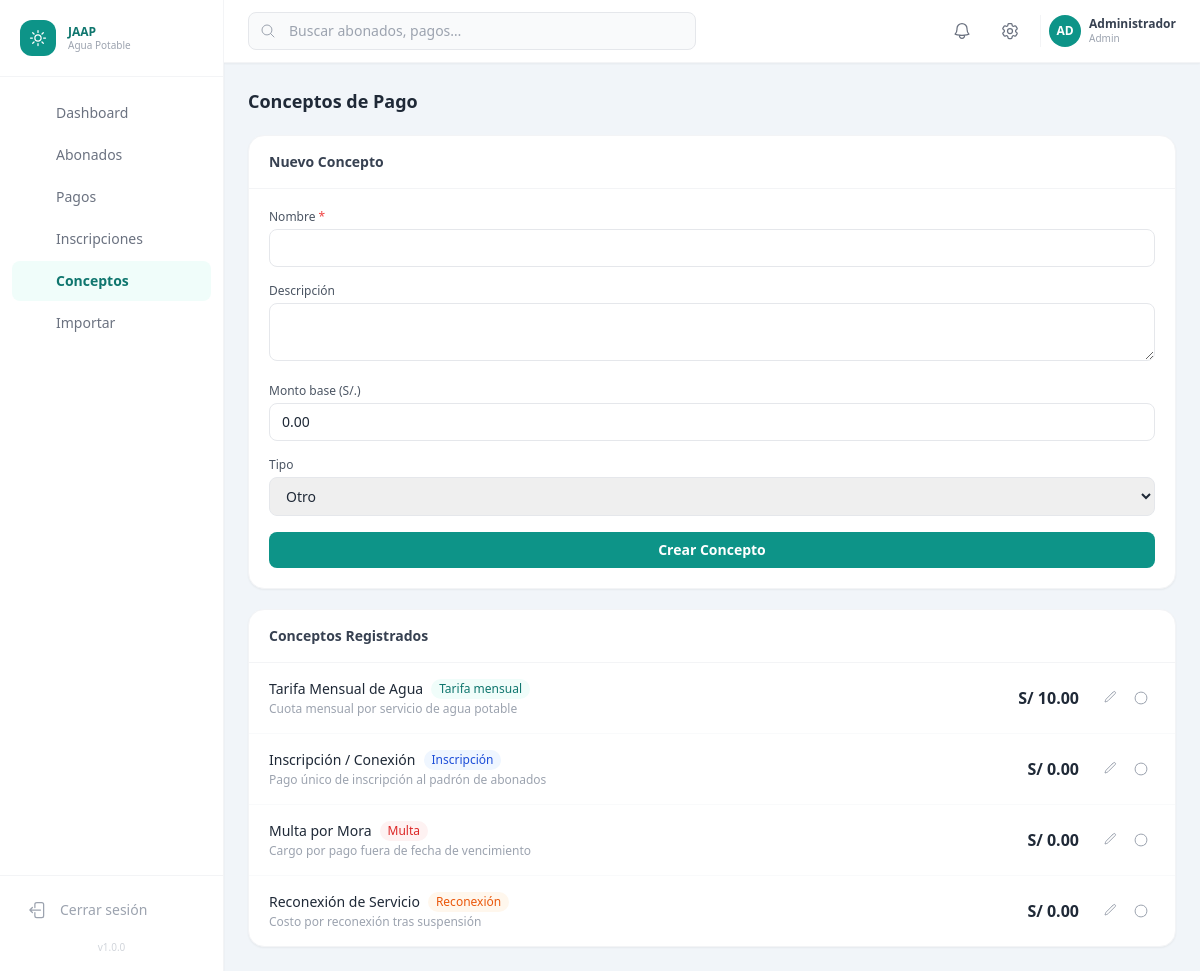
/conceptos/index.php (signed in), run on the app's committed database.
### tables this page shows
CREATE TABLE `conceptos` (
  `id`          INT UNSIGNED    NOT NULL AUTO_INCREMENT,
  `nombre`      VARCHAR(100)    NOT NULL,
  `descripcion` TEXT            NULL,
  `monto`       DECIMAL(10,2)   NOT NULL DEFAULT 0.00,
  `tipo`        ENUM('tarifa_mensual','inscripcion','multa','reconexion','otro') NOT NULL DEFAULT 'otro',
  `activo`      TINYINT(1)      NOT NULL DEFAULT 1,
  `created_at`  TIMESTAMP       NOT NULL DEFAULT CURRENT_TIMESTAMP,
  PRIMARY KEY (`id`)
);

### config/config.php (called while the page is built, shortened)
<?php
function e(string $s): string
{
    return htmlspecialchars($s, ENT_QUOTES | ENT_HTML5, 'UTF-8');
}

### conceptos/index.php (the view, shortened to what this page needs)
<?php
$pdo        = getDB();
$editData   = null;
$conceptos = $pdo->query("SELECT * FROM conceptos ORDER BY tipo, nombre")->fetchAll();
require_once __DIR__ . '/../includes/header.php';
require_once __DIR__ . '/../includes/sidebar.php';
?>
<div class="flex flex-col flex-1 overflow-hidden">
  <?php require_once __DIR__ . '/../includes/topbar.php'; ?>
  <main class="flex-1 overflow-y-auto p-6 space-y-5">
    <h1 class="text-lg font-bold text-gray-800">Conceptos de Pago</h1>
    <div class="grid grid-cols-1 xl:grid-cols-3 gap-5">
      <div class="bg-white rounded-2xl shadow-sm border border-gray-100 overflow-hidden">
        <div class="px-5 py-4 border-b border-gray-100">
          <h2 class="text-sm font-semibold text-gray-700"><?= $editData ? 'Editar Concepto' : 'Nuevo Concepto' ?></h2>
        </div>
        <div class="p-5">
          <form method="POST" action="" class="space-y-4">
            <div>
              <label class="block text-xs font-medium text-gray-600 mb-1">Nombre <span class="text-red-500">*</span></label>
              <input name="nombre" type="text" value="<?= e($editData['nombre'] ?? '') ?>" required
                     class="w-full px-3 py-2 text-sm border border-gray-200 rounded-lg focus:outline-none focus:ring-2 focus:ring-brand-300">
            </div>
            <div>
              <label class="block text-xs font-medium text-gray-600 mb-1">Descripción</label>
              <textarea name="descripcion" rows="2"
                        class="w-full px-3 py-2 text-sm border border-gray-200 rounded-lg focus:outline-none focus:ring-2 focus:ring-brand-300"><?= e($editData['descripcion'] ?? '') ?></textarea>
            </div>
            <div>
              <label class="block text-xs font-medium text-gray-600 mb-1">Monto base (S/.)</label>
              <input name="monto" type="number" step="0.01" min="0"
                     value="<?= number_format((float)($editData['monto'] ?? 0), 2) ?>"
                     class="w-full px-3 py-2 text-sm border border-gray-200 rounded-lg focus:outline-none focus:ring-2 focus:ring-brand-300">
            </div>
            <div>
              <label class="block text-xs font-medium text-gray-600 mb-1">Tipo</label>
              <select name="tipo"
                      class="w-full px-3 py-2 text-sm border border-gray-200 rounded-lg focus:outline-none focus:ring-2 focus:ring-brand-300">
                <?php foreach (['tarifa_mensual'=>'Tarifa Mensual','inscripcion'=>'Inscripción','multa'=>'Multa','reconexion'=>'Reconexión','otro'=>'Otro'] as $k=>$v): ?>
                  <option value="<?= e($k) ?>" <?= ($editData['tipo'] ?? 'otro') === $k ? 'selected' : '' ?>><?= e($v) ?></option>
                <?php endforeach; ?>
              </select>
            </div>
            <div class="flex gap-2">
              <button type="submit"
                      class="flex-1 px-3 py-2 text-sm font-semibold bg-brand-600 hover:bg-brand-700 text-white rounded-lg transition-colors">
                <?= $editData ? 'Actualizar' : 'Crear Concepto' ?>
              </button>
            </div>
          </form>
        </div>
      </div>
      <div class="xl:col-span-2 bg-white rounded-2xl shadow-sm border border-gray-100 overflow-hidden">
        <div class="px-5 py-4 border-b border-gray-100"><h2 class="text-sm font-semibold text-gray-700">Conceptos Registrados</h2></div>
        <div class="divide-y divide-gray-50">
          <?php foreach ($conceptos as $c):
            $typeCls = ['tarifa_mensual'=>'bg-teal-50 text-teal-700','inscripcion'=>'bg-blue-50 text-blue-700',
                        'multa'=>'bg-red-50 text-red-600','reconexion'=>'bg-orange-50 text-orange-600','otro'=>'bg-gray-100 text-gray-600'];
            $typeLabel = ['tarifa_mensual'=>'Tarifa mensual','inscripcion'=>'Inscripción','multa'=>'Multa','reconexion'=>'Reconexión','otro'=>'Otro'];
          ?>
          <div class="px-5 py-4 flex items-center gap-4">
            <div class="flex-1 min-w-0">
              <div class="flex items-center gap-2 flex-wrap">
                <p class="font-medium text-gray-800 text-sm"><?= e($c['nombre']) ?></p>
                <span class="<?= $typeCls[$c['tipo']] ?? '' ?> text-xs px-2 py-0.5 rounded-full font-medium">
                  <?= e($typeLabel[$c['tipo']] ?? $c['tipo']) ?>
                </span>
              </div>
              <?php if ($c['descripcion']): ?>
                <p class="text-xs text-gray-400 mt-0.5"><?= e($c['descripcion']) ?></p>
              <?php endif; ?>
            </div>
            <div class="text-right flex-shrink-0">
              <p class="font-semibold text-gray-800">S/ <?= number_format((float)$c['monto'], 2) ?></p>
            </div>
            <div class="flex gap-1 flex-shrink-0">
              <a href="?edit=<?= $c['id'] ?>"
                 class="p-1.5 rounded-lg hover:bg-blue-50 text-gray-400 hover:text-blue-600 transition" title="Editar">
                <svg class="w-4 h-4" fill="none" viewBox="0 0 24 24" stroke-width="1.5" stroke="currentColor">
                  <path stroke-linecap="round" stroke-linejoin="round" d="m16.862 4.487 1.687-1.688a1.875 1.875 0 1 1 2.652 2.652L10.582 16.07a4.5 4.5 0 0 1-1.897 1.13L6 18l.8-2.685a4.5 4.5 0 0 1 1.13-1.897l8.932-8.931Z" />
                </svg>
              </a>
              <form method="POST" action="" class="inline">
                <button type="submit" title="<?= $c['activo'] ? 'Desactivar' : 'Activar' ?>"
                        class="p-1.5 rounded-lg hover:bg-orange-50 text-gray-400 hover:text-orange-500 transition">
                  <svg class="w-4 h-4" fill="none" viewBox="0 0 24 24" stroke-width="1.5" stroke="currentColor">
                    <path stroke-linecap="round" stroke-linejoin="round" d="M5.636 5.636a9 9 0 1 0 12.728 12.728M5.636 5.636A9 9 0 0 1 18.364 18.364" />
                  </svg>
                </button>
              </form>
            </div>
          </div>
          <?php endforeach; ?>
        </div>
      </div>
    </div>
  </main>
</div>
<?php require_once __DIR__ . '/../includes/footer.php'; ?>

### data on the page
conceptos: nombre "Tarifa Mensual de Agua", tipo "Tarifa mensual", descripcion "Cuota mensual por servicio de agua potable", monto "10.00"
conceptos: nombre "Inscripción / Conexión", tipo "Inscripción", descripcion "Pago único de inscripción al padrón de abonados", monto "0.00"
conceptos: nombre "Multa por Mora", tipo "Multa", descripcion "Cargo por pago fuera de fecha de vencimiento", monto "0.00"
conceptos: nombre "Reconexión de Servicio", tipo "Reconexión", descripcion "Costo por reconexión tras suspensión", monto "0.00"

### other printed values
$item['label'] "Dashboard"
$item['label'] "Abonados"
$item['label'] "Pagos"
$item['label'] "Inscripciones"
$item['label'] "Conceptos"
$item['label'] "Importar"
APP_VERSION "1.0.0"
mb_substr($user['nombre'], 0, 2) "AD"
$user['nombre'] "Administrador"
$user['rol'] "Admin"
form field tipo "Otro"
